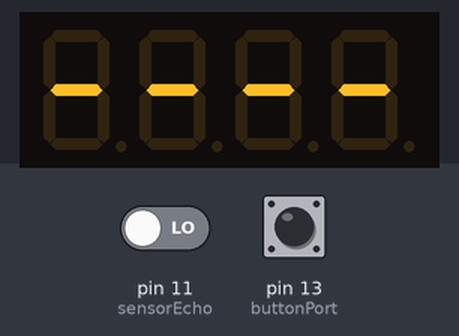
Bench run of a sketch on a simulated Arduino Uno, built with avr-gcc and run on an emulated ATmega328P. On the bench: 4-digit seven-segment display. The inputs (shaded band) are chosen by the test bench; at power-on: pin 13 (buttonPort) LOW, pin 11 (sensorEcho) LOW. What the sketch prints to the serial monitor is not drawn.

Above: at 0.1 s.
1.4 s: pin 13 (buttonPort) pulled HIGH for 0.15 s
At 22.5 s:
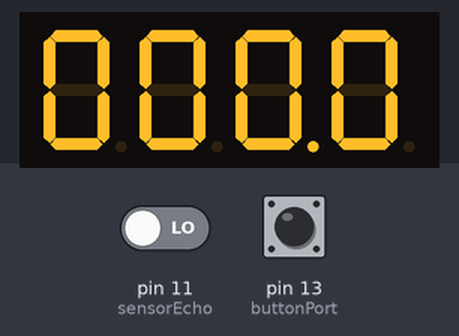
Timing chart, 0 to 23.2 s (numbered marks = the images above; inputs shaded):
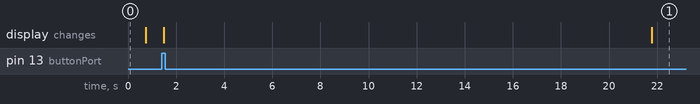

The sketch:

main.ino
```cpp
#include <TM1637Display.h>

const int buttonPort = 13;
const int sensorTrigger = 12;
const int sensorEcho = 11;
const int displayClk = 10;
const int displayDio = 9;

// Odstęp migającego napisu
const int tickInterval = 35;

int btnState, time = 0;

TM1637Display display(displayClk, displayDio);

// Postać napisu (cztery poziome kreski "----")
const uint8_t defaultDisplay[] = {
  SEG_G,
  SEG_G,
  SEG_G,
  SEG_G
};

// Funkcja wyświetlania migającego napisu
void displayDefaultState(){

  time = 0;

  btnState = 0;

  while(true){

    if(time < tickInterval){
      display.setSegments(defaultDisplay);
    } else if(time < tickInterval*2){
      display.clear();
    } else {
      time = 0;
    }

    // Jeżeli przycisk został zwolniony,
    // następuje wyjście z funkcji
    if(digitalRead(buttonPort) == HIGH){
     btnState = 1;
    } else if (btnState == 1){
     btnState = 0;
     break;
    }

   time++;

  }
}

// Konfiguracja
void setup() {

  Serial.begin(9600);

  Serial.print("Starting configuration");

  pinMode(buttonPort, INPUT);
  pinMode(sensorEcho, INPUT);

  display.setBrightness(0x0a);

  pinMode(sensorTrigger, OUTPUT);
  digitalWrite(sensorTrigger, LOW);

}

// Pętla główna
void loop() {

  // Migajacy napis...
  displayDefaultState();

  float mean = 0;

  for(int i = 0; i < 20; i++){

    digitalWrite(sensorTrigger, HIGH);
    delay(10);
    digitalWrite(sensorTrigger, LOW);

    // Pobieramy kolejny pomiar czujnika
    mean += pulseIn(sensorEcho, HIGH)*0.034/2;

  }

  // Obliczenie średniej
  mean = mean / 2.0;

  // Wyświetlenie wyniku
  display.showNumberDecEx(mean, 0x20, true,  4, 0);

  delay(100);

  // Oczekiwanie na naciśnięcie i zwolnienie przycisku
  while(true){
    if(digitalRead(buttonPort) == HIGH){
      btnState = 1;
     } else if (btnState == 1){
      break;
     }
  }

  delay(1);

}
```
